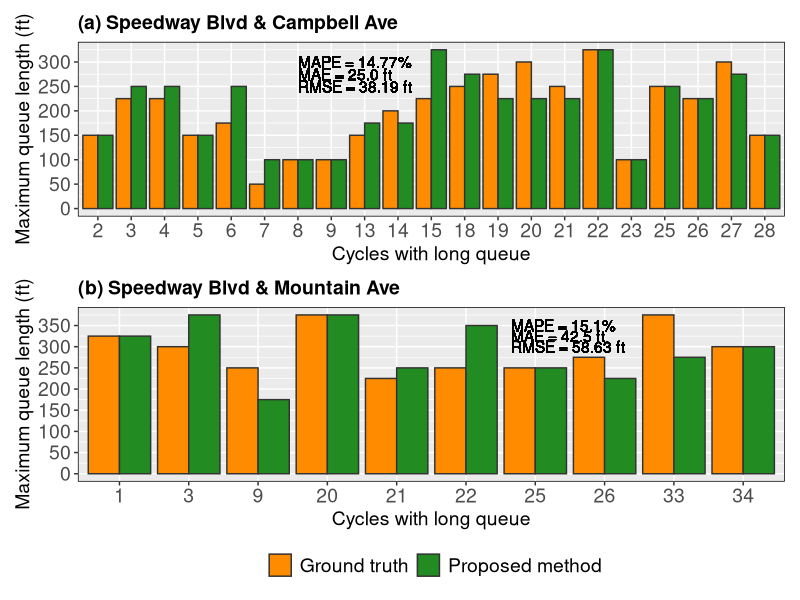

This figure's R source:
library(data.table)
library(ggplot2)
library(patchwork)

# Speedway & Campbell
qDT_Ca <- data.table(
    Cycle = as.factor(c(2, 3, 4, 5, 6, 7, 8, 9, 13, 14, 15, 18, 19, 20, 21, 22, 23, 25, 26, 27, 28)),
    Queue_Cal = c(6, 10, 10, 6, 10, 4, 4, 4, 7, 7, 13, 11, 9, 9, 9, 13, 4, 10, 9, 11, 6),
    Queue_Obs = c(6, 9, 9, 6, 7, 2, 4, 4, 6, 8, 9, 10, 11, 12, 10, 13, 4, 10, 9, 12, 6)
)

round(mean(abs(qDT_Ca$Queue_Obs - qDT_Ca$Queue_Cal) * 25), 2L)
round(mean(abs(qDT_Ca$Queue_Obs - qDT_Ca$Queue_Cal) / qDT_Ca$Queue_Obs) * 100, 2L)
round(sqrt(mean((qDT_Ca$Queue_Obs * 25 - qDT_Ca$Queue_Cal * 25) ^ 2)), 2L)

# Speedway & Mountain
qDT_Mo <- data.table(
    Cycle = as.factor(c(1, 3, 9, 20, 21, 22, 25, 26, 33, 34)),
    Queue_Obs = c(13, 12, 10, 15, 9, 10, 10, 11, 15, 12),
    Queue_Cal = c(13, 15, 7, 15, 10, 14, 10, 9, 11, 12)
)

round(mean(abs(qDT_Mo$Queue_Obs - qDT_Mo$Queue_Cal) * 25), 2L)
round(mean(abs(qDT_Mo$Queue_Obs - qDT_Mo$Queue_Cal) / qDT_Mo$Queue_Obs) * 100, 2L)
round(sqrt(mean((qDT_Mo$Queue_Obs * 25 - qDT_Mo$Queue_Cal * 25) ^ 2)), 2L)

qDT_Ca <- melt(qDT_Ca, id.vars = "Cycle", measure.vars = c("Queue_Obs", "Queue_Cal"))[, value := value * 25]
qDT_Mo <- melt(qDT_Mo, id.vars = "Cycle", measure.vars = c("Queue_Obs", "Queue_Cal"))[, value := value * 25]

p1 <- ggplot(qDT_Ca) + 
    stat_identity(aes(Cycle, value, fill = variable), color = "grey20", geom = "bar", position = "dodge") + 
    geom_text(aes(x = 7, y = 300, label = "MAPE = 14.77%"), hjust = 0) + 
    geom_text(aes(x = 7, y = 275, label = "MAE = 25.0 ft"), hjust = 0) + 
    geom_text(aes(x = 7, y = 250, label = "RMSE = 38.19 ft"), hjust = 0) + 
    scale_y_continuous(breaks = seq(0, 400, 50)) + 
    scale_fill_manual(values = c("Queue_Obs" = "darkorange", "Queue_Cal" = "forestgreen"),
                      labels = c("Ground truth", "Proposed method")) +
    labs(title = "(a) Speedway Blvd & Campbell Ave",
         x = "Cycles with long queue",
         y = "Maximum queue length (ft)",
         fill = "") + 
    theme(panel.border = element_rect(fill = NA),
          plot.title = element_text(size = 14, face = "bold"),
          axis.title = element_text(size = 14),
          axis.text = element_text(size = 14),
          legend.title = element_text(size = 14),
          legend.text = element_text(size = 14),
          legend.direction = "horizontal",
          legend.position = "bottom")

p2 <- ggplot(qDT_Mo) + 
    stat_identity(aes(Cycle, value, fill = variable), color = "grey20", geom = "bar", position = "dodge") + 
    geom_text(aes(x = 6.65, y = 350, label = "MAPE = 15.1%"), hjust = 0) + 
    geom_text(aes(x = 6.65, y = 325, label = "MAE = 42.5 ft"), hjust = 0) + 
    geom_text(aes(x = 6.65, y = 300, label = "RMSE = 58.63 ft"), hjust = 0) + 
    scale_y_continuous(breaks = seq(0, 400, 50)) + 
    scale_fill_manual(values = c("Queue_Obs" = "darkorange", "Queue_Cal" = "forestgreen"),
                      labels = c("Ground truth", "Proposed method")) +
    labs(title = "(b) Speedway Blvd & Mountain Ave",
         x = "Cycles with long queue",
         y = "Maximum queue length (ft)",
         fill = "") + 
    theme(panel.border = element_rect(fill = NA),
          plot.title = element_text(size = 14, face = "bold"),
          axis.title = element_text(size = 14),
          axis.text = element_text(size = 14),
          legend.title = element_text(size = 14),
          legend.text = element_text(size = 14),
          legend.direction = "horizontal",
          legend.position = "bottom")

plot <- p1 / p2 + 
    plot_layout(guides = "collect") &
    theme(legend.position = "bottom")

ggsave("output/results.png",
       plot = plot,
       units = 'cm',
       width = 25,
       height = 25,
       dpi = 600)
